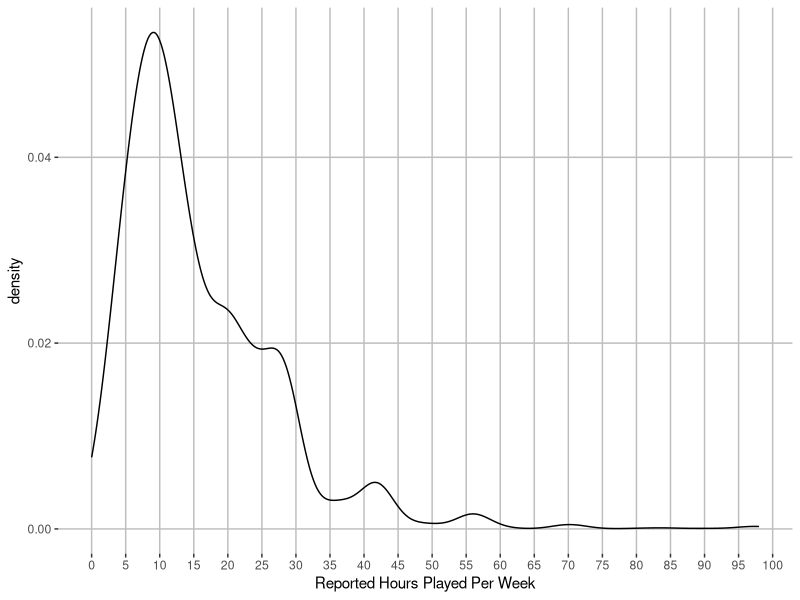
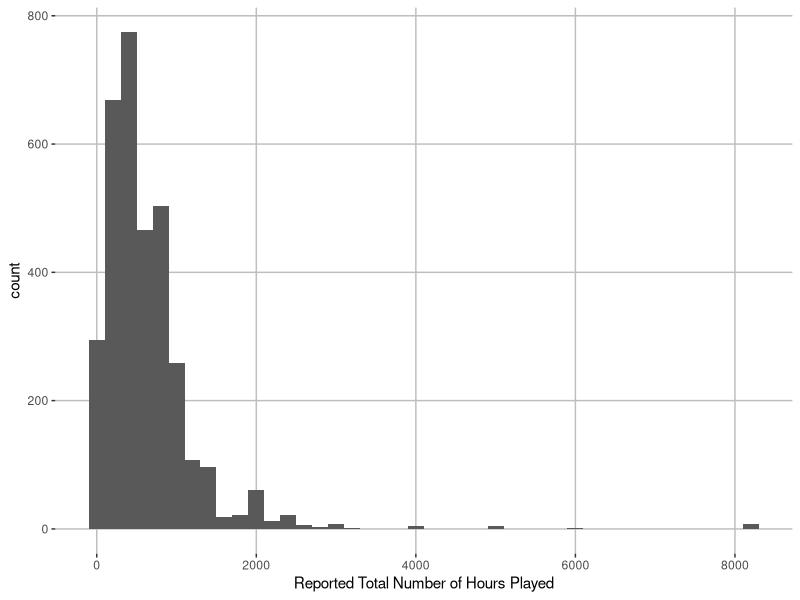
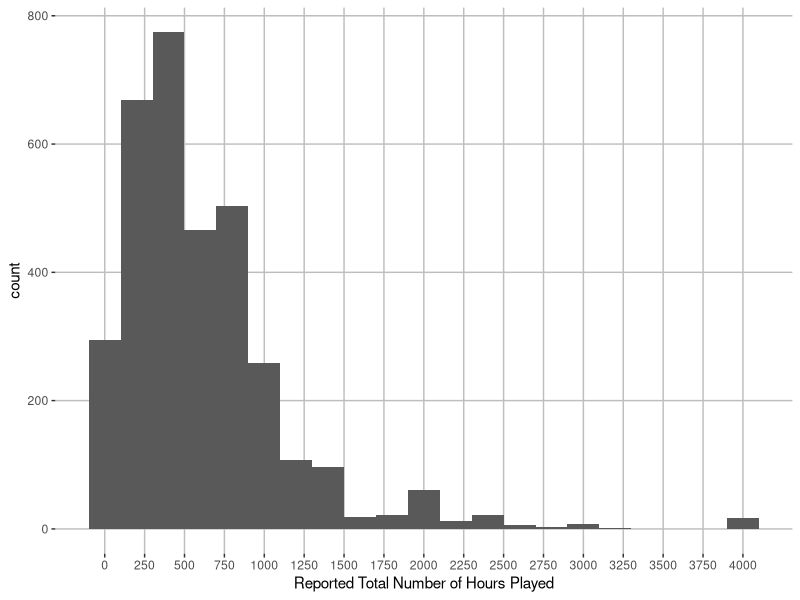
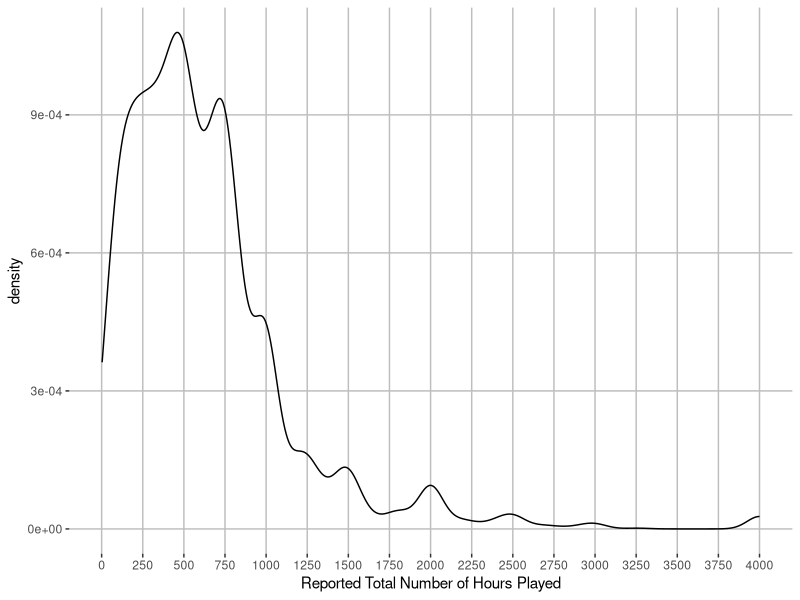
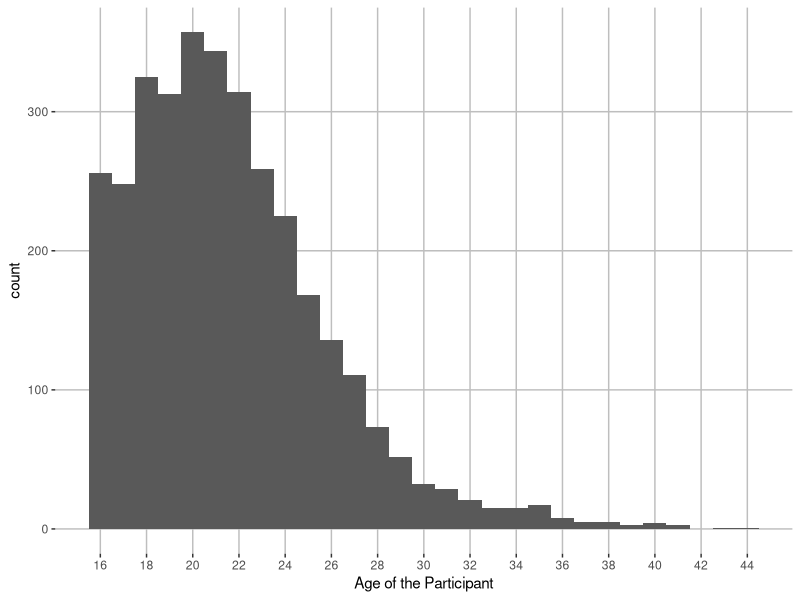
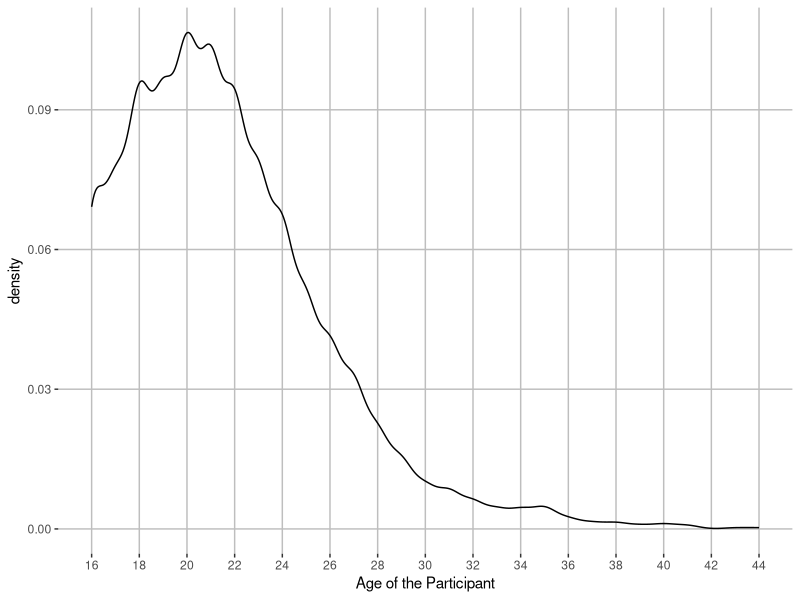

Source code (R) for these figures, in order:
## ---- chunk 1

library(tidyverse)

sc <- read.csv('StarCraft2ReplayAnalysis-1.csv')

#Convert factors back to integers
#Automatically replace "NULL" string values with "NA"

sc$TotalHours <- as.integer(as.character(sc$TotalHours))
sc$HoursPerWeek <- as.integer(as.character(sc$HoursPerWeek))
sc$Age <- as.integer(as.character(sc$Age))

#Add a new variable 'rank' so that the values in the included "LeagueIndex" variable are associated with the names of each league

rank <- c('Bronze', 'Silver', 'Gold', 'Platinum', 'Diamond', 'Master', 'GrandMaster', 'Professional')
rank <- factor(rank, levels = c('Bronze', 'Silver', 'Gold', 'Platinum', 'Diamond', 'Master', 'GrandMaster', 'Professional'))
sc <- mutate(sc, League = rank[LeagueIndex])

## ---- chunk 2

summary(sc$HoursPerWeek)
summary(sc$TotalHours)

## ---- chunk 3

#Restrict "HoursPerWeek" to a maximum value of 98

sc$HoursPerWeek <- ifelse(sc$HoursPerWeek > 98, 98, sc$HoursPerWeek)

summary(sc$HoursPerWeek)

ggplot(sc, aes(sc$HoursPerWeek)) + geom_density(bw = 2.5) + labs(x = 'Reported Hours Played Per Week') + scale_x_continuous(breaks = c(seq(0, 100, by = 5))) + theme(panel.background = element_rect(fill = 'white'), panel.grid.major =  element_line(color = 'gray'))

## ---- chunk 4

#Restrict "TotalHours" to a maximum value of 8106

sc$TotalHours <- ifelse(sc$TotalHours > 8106, 8106, sc$TotalHours)
summary(sc$TotalHours)
ggplot(sc, aes(sc$TotalHours)) + geom_histogram(binwidth = 200) + labs(x = 'Reported Total Number of Hours Played') + theme(panel.background = element_rect(fill = 'white'), panel.grid.major =  element_line(color = 'gray'))

## ---- chunk 5

#Further restrict "TotalHours" to a maximum value of 4000

sc$TotalHours <- ifelse(sc$TotalHours > 4000, 4000, sc$TotalHours)
summary(sc$TotalHours)

ggplot() + geom_histogram(data = sc, aes(x = sc$TotalHours), binwidth = 200) + labs(x = 'Reported Total Number of Hours Played') + scale_x_continuous(breaks = c(seq(0, 4000, 250))) + theme(panel.background = element_rect(fill = 'white'), panel.grid.major =  element_line(color = 'gray'))

ggplot() + geom_density(data = sc, aes(x = sc$TotalHours), bw = 75) + labs(x = 'Reported Total Number of Hours Played') + scale_x_continuous(breaks = c(seq(0, 4000, 250)))  + theme(panel.background = element_rect(fill = 'white'), panel.grid.major =  element_line(color = 'gray'))

## ---- chunk 6

summary(sc$Age)

ggplot(sc, aes(sc$Age)) + geom_histogram(binwidth = 1) + scale_x_continuous(breaks = c(seq(16,44, 2))) + labs(x = 'Age of the Participant') + theme(panel.background = element_rect(fill = 'white'), panel.grid.major =  element_line(color = 'gray'))


ggplot(sc, aes(sc$Age)) + geom_density(bw = .5) + labs(x = 'Age of the Participant') + scale_x_continuous(breaks = c(seq(0, 4000, 250)))  + theme(panel.background = element_rect(fill = 'white'), panel.grid.major =  element_line(color = 'gray')) + scale_x_continuous(breaks = c(seq(16,44, 2)))

